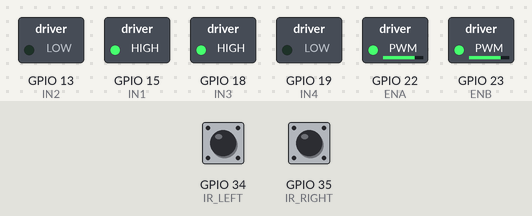
Bench run of a sketch on a simulated ESP32. Shown: switched loads named in the sketch (green lamp = pin HIGH). Dashed ring = blinking. The inputs (shaded band) are chosen by the test bench; at power-on: GPIO 34 (IR_LEFT) HIGH, GPIO 35 (IR_RIGHT) HIGH. What the sketch prints to the serial monitor is not drawn.

Above: at 1.2 s.
1.3 s: GPIO 34 (IR_LEFT) driven LOW
At 2.1 s:
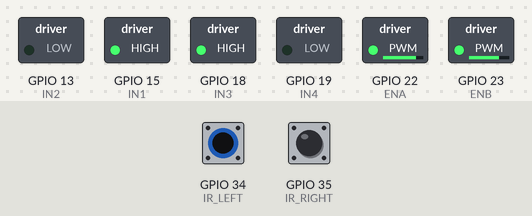
2.8 s: GPIO 35 (IR_RIGHT) driven LOW
At 3.3 s:
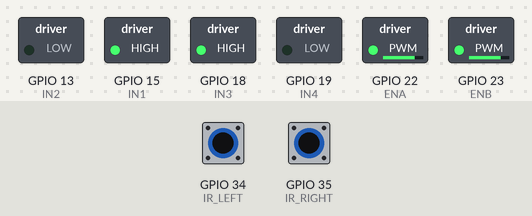
5.8 s: GPIO 34 (IR_LEFT) driven HIGH
At 6.9 s:
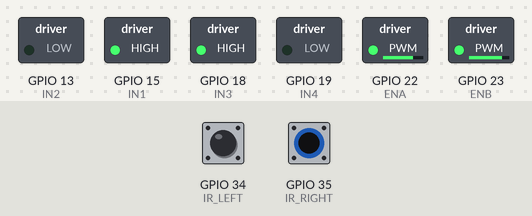
7.3 s: GPIO 34 (IR_LEFT) pulsed LOW 2 times (0.12 s each, 0.3 s apart)
At 7.51 s:
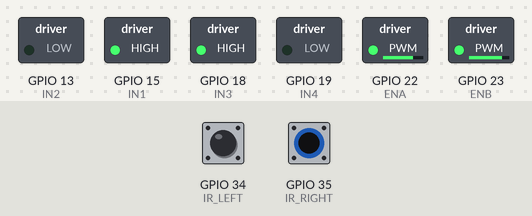
10.9 s: GPIO 35 (IR_RIGHT) driven HIGH
At 11.8 s:
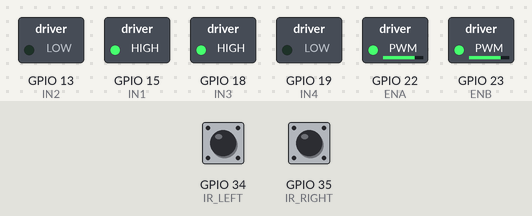
13.9 s: GPIO 35 (IR_RIGHT) pulsed LOW 5 times (0.12 s each, 0.3 s apart)
At 14.11 s:
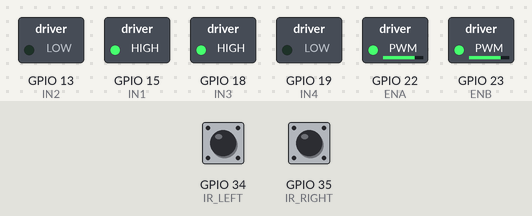
Timing chart, 0 to 16.9 s (numbered marks = the images above; inputs shaded):
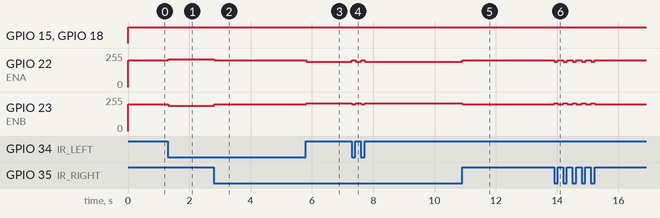

The sketch:

LineFollowerRobot_Basic2.0.ino
```cpp
#include <dummy.h>

#include <dummy.h>

// Define motor pins
#define IN1 15
#define IN2 13
#define IN3 18
#define IN4 19
#define ENA 22
#define ENB 23

// Define IR sensor pins
#define IR_LEFT 34
#define IR_RIGHT 35

// PID constants
float Kp = 10.0;  // Proportional gain (adjust as needed)
float Ki = 0.0;   // Integral gain (start with 0)
float Kd = 5.0;   // Derivative gain (adjust as needed)

// PID variables
int error = 0, lastError = 0;
float P = 0, I = 0, D = 0;
float PID_value = 0;

// Motor speeds
int baseSpeed = 200;  // Base speed for motors (adjust as needed)
int leftMotorSpeed = 0, rightMotorSpeed = 0;

void setup() {
  // Set motor pins as output
  pinMode(IN1, OUTPUT);
  pinMode(IN2, OUTPUT);
  pinMode(IN3, OUTPUT);
  pinMode(IN4, OUTPUT);
  pinMode(ENA, OUTPUT);
  pinMode(ENB, OUTPUT);

  // Set IR sensor pins as input
  pinMode(IR_LEFT, INPUT);
  pinMode(IR_RIGHT, INPUT);

  // Initialize motors to stop
  digitalWrite(IN1, LOW);
  digitalWrite(IN2, LOW);
  digitalWrite(IN3, LOW);
  digitalWrite(IN4, LOW);

  Serial.begin(115200);
}

void loop() {
  // Read IR sensor values (0 = black line, 1 = white surface)
  int left = digitalRead(IR_LEFT);
  int right = digitalRead(IR_RIGHT);

  // Calculate error
  error = left - right;  // Left sensor on line: error = -1, Right sensor on line: error = 1

  // Calculate PID terms
  P = error;
  I += error;
  D = error - lastError;
  lastError = error;

  // Calculate PID value
  PID_value = (Kp * P) + (Ki * I) + (Kd * D);

  // Adjust motor speeds
  leftMotorSpeed = baseSpeed - PID_value;
  rightMotorSpeed = baseSpeed + PID_value;

  // Constrain motor speeds to valid PWM range (0-255)
  leftMotorSpeed = constrain(leftMotorSpeed, 0, 255);
  rightMotorSpeed = constrain(rightMotorSpeed, 0, 255);

  // Set motor speeds
  analogWrite(ENA, leftMotorSpeed);
  analogWrite(ENB, rightMotorSpeed);

  // Set motor directions (forward)
  digitalWrite(IN1, HIGH);
  digitalWrite(IN2, LOW);
  digitalWrite(IN3, HIGH);
  digitalWrite(IN4, LOW);

  // Debugging output
  Serial.print("Left: ");
  Serial.print(left);
  Serial.print(" Right: ");
  Serial.print(right);
  Serial.print(" Error: ");
  Serial.print(error);
  Serial.print(" PID: ");
  Serial.print(PID_value);
  Serial.print(" Left Speed: ");
  Serial.print(leftMotorSpeed);
  Serial.print(" Right Speed: ");
  Serial.println(rightMotorSpeed);
}
```

Measured:
- after the input at 1.3 s, GPIO 22 (ENA): 200/255 → 210/255 at once; GPIO 23 (ENB): 200/255 → 190/255 at once
- after the input at 2.8 s, GPIO 22 (ENA): 210/255 → 200/255 at once; GPIO 23 (ENB): 190/255 → 200/255 at once
- after the input at 5.8 s, GPIO 22 (ENA): 200/255 → 190/255 at once; GPIO 23 (ENB): 200/255 → 210/255 at once
- after the input at 7.3 s, GPIO 22 (ENA): alternates 200/255 for 0.12 s and 190/255 for 0.18 s, 4 changes in all, then stays 190/255, starting at once; GPIO 23 (ENB): alternates 210/255 for 0.18 s and 200/255 for 0.12 s, 4 changes in all, then stays 210/255, starting at once
- after the input at 10.9 s, GPIO 22 (ENA): 190/255 → 200/255 at once; GPIO 23 (ENB): 210/255 → 200/255 at once
- after the input at 13.9 s, GPIO 22 (ENA): alternates 200/255 for 0.18 s and 190/255 for 0.12 s, 10 changes in all, then stays 200/255, starting at once; GPIO 23 (ENB): alternates 210/255 for 0.12 s and 200/255 for 0.18 s, 10 changes in all, then stays 200/255, starting at once
